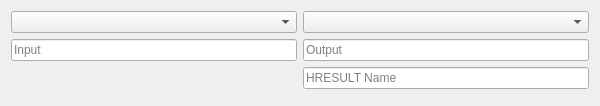
<?xml version="1.0" encoding="UTF-8"?>
<ui version="4.0">
 <class>BaseConverterClass</class>
 <widget class="QWidget" name="BaseConverterClass">
  <property name="geometry">
   <rect>
    <x>0</x>
    <y>0</y>
    <width>600</width>
    <height>106</height>
   </rect>
  </property>
  <property name="windowTitle">
   <string>BaseConverter</string>
  </property>
  <layout class="QVBoxLayout" name="verticalLayout">
   <item>
    <layout class="QHBoxLayout" name="horizontalLayout">
     <item>
      <layout class="QVBoxLayout" name="verticalLayout_2">
       <item>
        <widget class="QComboBox" name="InputBaseSelector"/>
       </item>
       <item>
        <widget class="QLineEdit" name="InputField">
         <property name="placeholderText">
          <string>Input</string>
         </property>
        </widget>
       </item>
       <item>
        <spacer name="verticalSpacer">
         <property name="orientation">
          <enum>Qt::Vertical</enum>
         </property>
         <property name="sizeHint" stdset="0">
          <size>
           <width>20</width>
           <height>40</height>
          </size>
         </property>
        </spacer>
       </item>
      </layout>
     </item>
     <item>
      <layout class="QVBoxLayout" name="verticalLayout_3">
       <item>
        <widget class="QComboBox" name="OutputBaseSelector"/>
       </item>
       <item>
        <widget class="QLineEdit" name="OutputField">
         <property name="readOnly">
          <bool>true</bool>
         </property>
         <property name="placeholderText">
          <string>Output</string>
         </property>
        </widget>
       </item>
       <item>
        <widget class="QLineEdit" name="HROutputField">
         <property name="readOnly">
          <bool>true</bool>
         </property>
         <property name="placeholderText">
          <string>HRESULT Name</string>
         </property>
        </widget>
       </item>
       <item>
        <spacer name="verticalSpacer_2">
         <property name="orientation">
          <enum>Qt::Vertical</enum>
         </property>
         <property name="sizeHint" stdset="0">
          <size>
           <width>20</width>
           <height>40</height>
          </size>
         </property>
        </spacer>
       </item>
      </layout>
     </item>
    </layout>
   </item>
  </layout>
 </widget>
 <layoutdefault spacing="6" margin="11"/>
 <resources/>
 <connections>
  <connection>
   <sender>InputField</sender>
   <signal>textChanged(QString)</signal>
   <receiver>BaseConverterClass</receiver>
   <slot>InputTextChanged(QString)</slot>
   <hints>
    <hint type="sourcelabel">
     <x>153</x>
     <y>49</y>
    </hint>
    <hint type="destinationlabel">
     <x>299</x>
     <y>52</y>
    </hint>
   </hints>
  </connection>
  <connection>
   <sender>InputBaseSelector</sender>
   <signal>currentIndexChanged(int)</signal>
   <receiver>BaseConverterClass</receiver>
   <slot>InputBaseChanged(int)</slot>
   <hints>
    <hint type="sourcelabel">
     <x>153</x>
     <y>21</y>
    </hint>
    <hint type="destinationlabel">
     <x>299</x>
     <y>52</y>
    </hint>
   </hints>
  </connection>
  <connection>
   <sender>OutputBaseSelector</sender>
   <signal>currentIndexChanged(int)</signal>
   <receiver>BaseConverterClass</receiver>
   <slot>OutputBaseChanged(int)</slot>
   <hints>
    <hint type="sourcelabel">
     <x>446</x>
     <y>21</y>
    </hint>
    <hint type="destinationlabel">
     <x>299</x>
     <y>52</y>
    </hint>
   </hints>
  </connection>
 </connections>
 <slots>
  <slot>InputBaseChanged(int)</slot>
  <slot>OutputBaseChanged(int)</slot>
  <slot>InputTextChanged(QString)</slot>
 </slots>
</ui>
